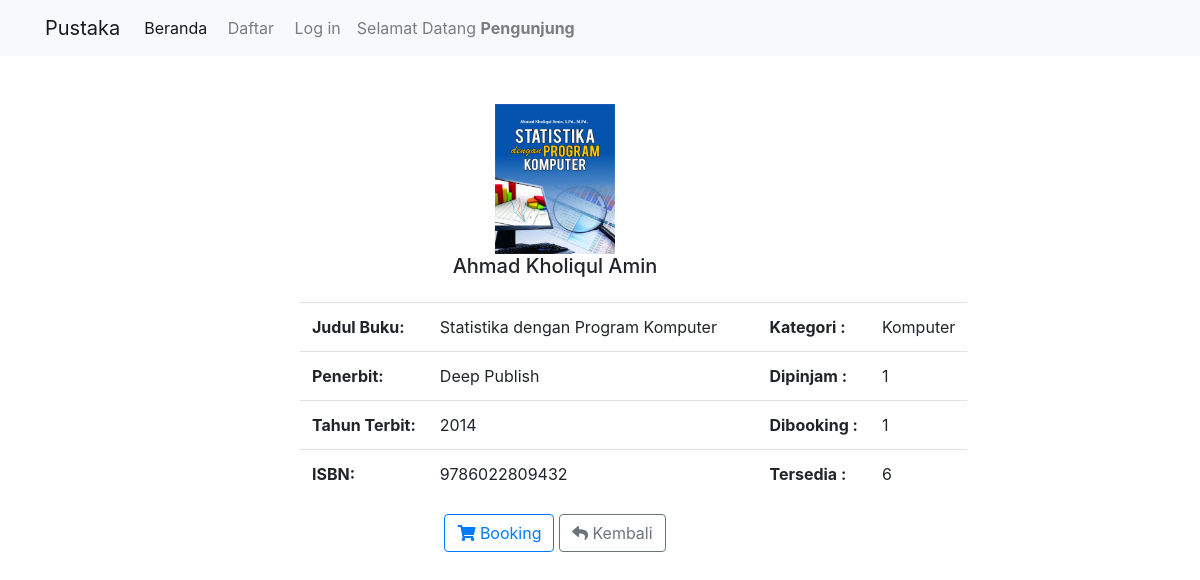
Page /home/detailBuku/1 on the committed database.
### tables this page shows
CREATE TABLE `buku` (
  `id` int(11) NOT NULL,
  `judul_buku` varchar(128) NOT NULL,
  `id_kategori` int(11) NOT NULL,
  `pengarang` varchar(64) NOT NULL,
  `penerbit` varchar(64) NOT NULL,
  `tahun_terbit` year(4) NOT NULL,
  `isbn` varchar(64) NOT NULL,
  `stok` int(11) NOT NULL,
  `dipinjam` int(11) NOT NULL,
  `dibooking` int(11) NOT NULL,
  `image` varchar(256) DEFAULT 'book-default-cover.jpg'
);

CREATE TABLE `kategori` (
  `id` int(11) NOT NULL,
  `kategori` varchar(45) NOT NULL
);

### application/controllers/home.php (called while the page is built, shortened)
<?php
class Home extends CI_Controller
{
        public function detailBuku()
        {
            $id = $this->uri->segment(3);
            $buku = $this->ModelBuku->joinKategoriBuku(['buku.id' => $id])->result();
            $data['user'] = "Pengunjung";
            $data['title'] = "Detail Buku";
            foreach ($buku as $fields) {
                $data['judul'] = $fields->judul_buku;
                $data['pengarang'] = $fields->pengarang;
                $data['penerbit'] = $fields->penerbit;
                $data['kategori'] = $fields->kategori;
                $data['tahun'] = $fields->tahun_terbit;
                $data['isbn'] = $fields->isbn;
                $data['gambar'] = $fields->image;
                $data['dipinjam'] = $fields->dipinjam;
                $data['dibooking'] = $fields->dibooking;
                $data['stok'] = $fields->stok;
                $data['id'] = $id;
            }
            $this->load->view('templates/templates-user/header', $data);
            $this->load->view('buku/detail-buku', $data);
            $this->load->view('templates/templates-user/modal');;
            $this->load->view('templates/templates-user/footer');
        }
    }

### index.php (called while the page is built, shortened)
<?php
require_once BASEPATH.'core/CodeIgniter.php';

### application/models/ModelBuku.php (called while the page is built, shortened)
<?php
class ModelBuku extends CI_Model
{
    public function joinKategoriBuku($where)
    {
        $this->db->from('buku');
        $this->db->join('kategori','kategori.id = buku.id_kategori');
        $this->db->where($where);
        return $this->db->get();
    }
}

### application/views/buku/detail-buku.php (the view)
<div class="x_panel" align="center">
    <div class="x_content">
        <div class="row">
            <div class="col-sm-3 col-md-3">
                <div class="thumbnail" style="height: auto; position: relative; left: 100%; width: 200%">
                    <img src="<?= base_url() ?>assets/img/upload/<?= $gambar; ?>" style="max-width: 100%; max-height: 100%; height: 150px; width: 120px" alt="">
                    <div class="caption">
                        <h5 style="min-height: 40px;" align="center"><?= $pengarang ?></h5>
                        <center>
                            <table class="table table-stripped">
                                <tr>
                                    <th nowrap>Judul Buku: </th>
                                    <td nowrap><?= $judul; ?></td>
                                    <td>&nbsp;</td>
                                    <th>Kategori :</th>
                                    <td><?= $kategori ?></td>
                                </tr>
                                <tr>
                                    <th nowrap>Penerbit: </th>
                                    <td><?= $penerbit; ?></td>
                                    <td>&nbsp;</td>
                                    <th>Dipinjam :</th>
                                    <td><?= $dipinjam ?></td>
                                </tr>
                                <tr>
                                    <th nowrap>Tahun Terbit: </th>
                                    <td><?= substr($tahun, 0, 4); ?></td>
                                    <td>&nbsp;</td>
                                    <th nowrap>Dibooking :</th>
                                    <td><?= $dibooking ?></td>
                                </tr>
                                <tr>
                                    <th>ISBN: </th>
                                    <td><?= $isbn; ?></td>
                                    <td>&nbsp;</td>
                                    <th>Tersedia :</th>
                                    <td><?= $stok ?></td>
                                </tr>
                            </table>
                        </center>
                        <p>
                            <a href="<?= base_url('booking/tambahBooking/' . $id); ?>" class="btn btn-outline-primary"><i class="fas fw fa-shopping-cart"></i> Booking</a>
                            <span class="btn btn-outline-secondary" onclick="window.history.go(-1)"><i class="fas fw fa-reply"></i> Kembali</span>
                        </p>
                    </div>
                </div>
            </div>
        </div>
    </div>
</div>

### rows in the picture
buku: image (picture), pengarang "Ahmad Kholiqul Amin", judul_buku "Statistika dengan Program Komputer", id_kategori.kategori "Komputer", penerbit "Deep Publish", dipinjam "1", tahun_terbit "2014", dibooking "1", isbn "9786022809432", stok "6"

### other values in the picture
$user "Pengunjung"
